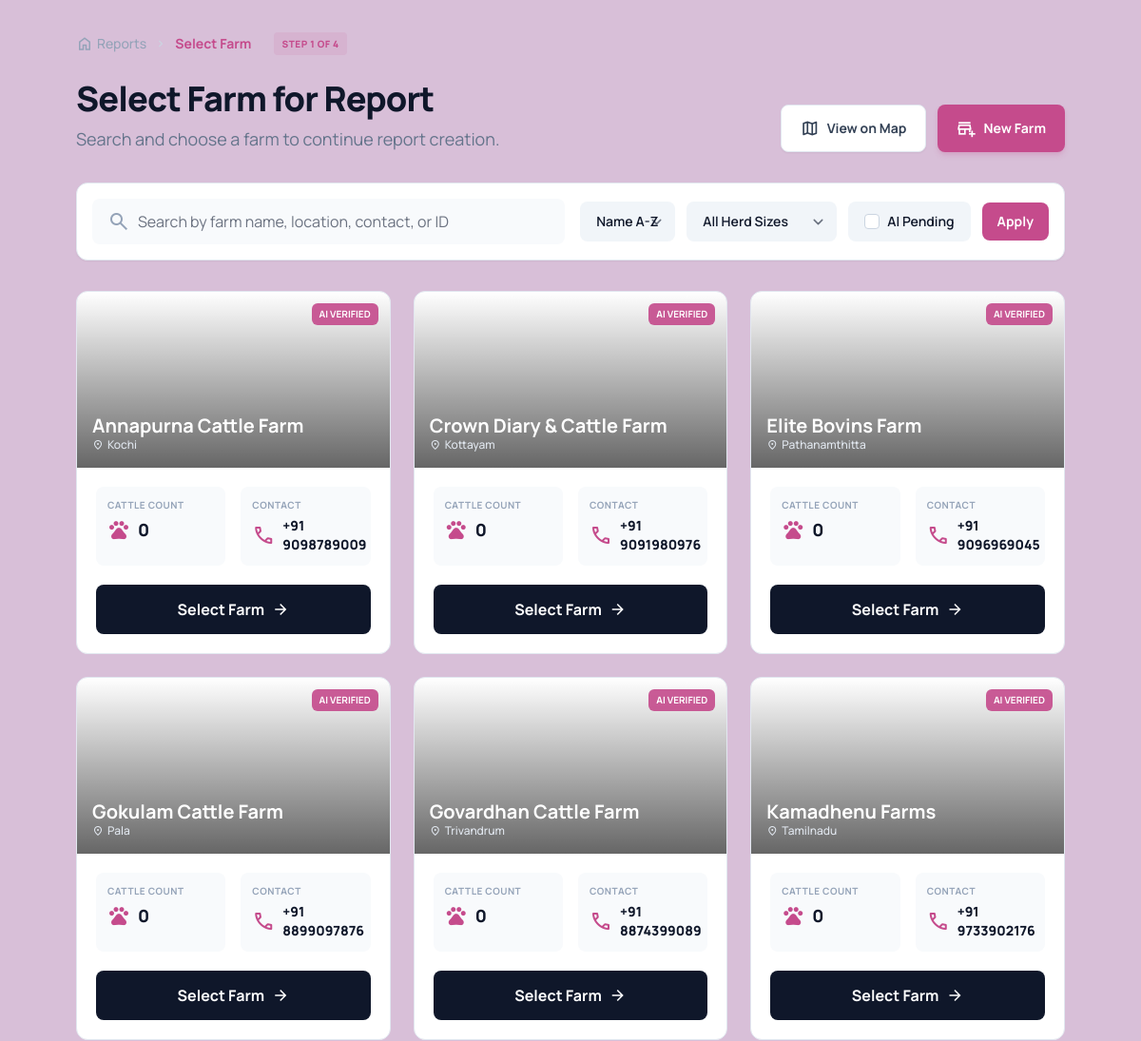
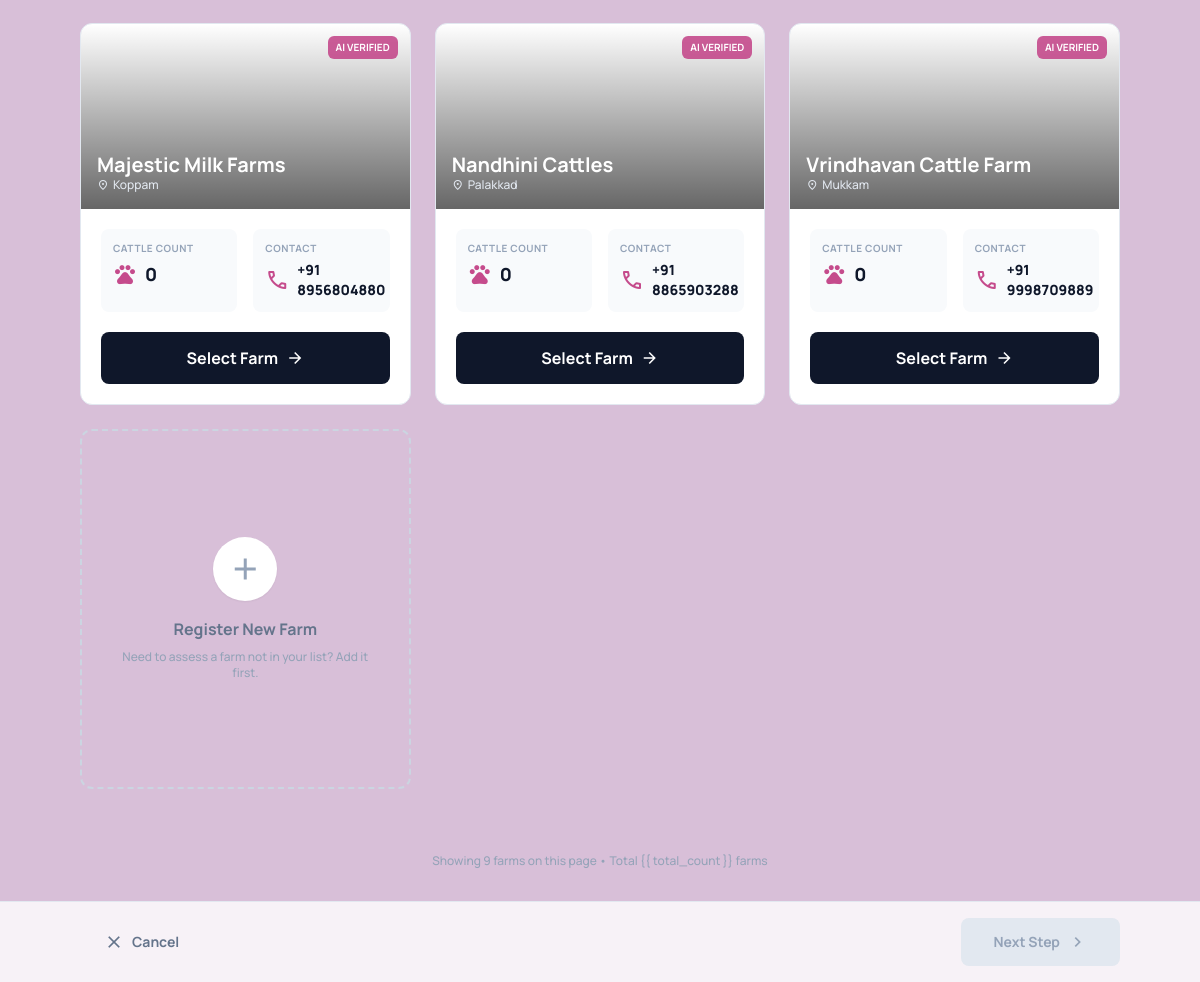
/systemapp/select_farms/ (signed in), run on the app's committed database (2 pictures, top to bottom).
### systemapp/models.py (models this page shows, shortened)
class Farm(models.Model):
    farm_name = models.CharField(max_length=200, blank=True, default="")
    location = models.CharField(max_length=200, blank=True, default="")
    contact_number = models.CharField(max_length=20, blank=True, default="")
    registration_id = models.CharField(max_length=100, unique=True)
    cattle_count = models.IntegerField(default=0)
    is_active = models.BooleanField(default=True)
    ai_verified = models.BooleanField(default=False)
    name = models.CharField(max_length=200)
    @property
    def name(self):
        return self.farm_name
    @name.setter
    def name(self, value):
        self.farm_name = value

### systemapp/views.py (the view, shortened to what this page needs)
# urls.py: path('select_farms/', views.select_farms, name='select_farms'),
@login_required(login_url='/systemapp/vet_login/')
def select_farms(request):
    from .models import Farm
    from django.core.paginator import Paginator
    q = request.GET.get('q', '')
    sort = request.GET.get('sort', 'name')
    herd = request.GET.get('herd', '')
    ai_pending = request.GET.get('ai_pending', '')
    farms = Farm.objects.filter(is_active=True)
    if herd == 'small':
        farms = farms.filter(cattle_count__lt=100)
    elif herd == 'medium':
        farms = farms.filter(cattle_count__gte=100, cattle_count__lte=250)
    elif herd == 'large':
        farms = farms.filter(cattle_count__gt=250)
    if ai_pending:
        farms = farms.filter(ai_verified=False)
    if sort == 'name':
        farms = farms.order_by('farm_name')
    elif sort == 'herd_desc':
        farms = farms.order_by('-cattle_count')
    else:
        farms = farms.order_by('farm_name')
    total_count = farms.count()
    paginator = Paginator(farms, 12)
    page_number = request.GET.get('page', 1)
    page_obj = paginator.get_page(page_number)
    demo_images = [
        "https://images.unsplash.com/photo-1500382017468-9049fed747ef?q=80&w=1600&auto=format&fit=crop",
        "https://images.unsplash.com/photo-1469474968028-56623f02e42e?q=80&w=1600&auto=format&fit=crop",
        "https://images.unsplash.com/photo-1472396961693-142e6e269027?q=80&w=1600&auto=format&fit=crop",
        "https://images.unsplash.com/photo-1500595046743-cd271d694d30?q=80&w=1600&auto=format&fit=crop",
        "https://images.unsplash.com/photo-1592861956120-e524fc739696?q=80&w=1600&auto=format&fit=crop",
    ]
    for farm in page_obj.object_list:
        try:
            idx = int(farm.id or 0) % len(demo_images)
        except Exception:
            idx = 0
        farm.demo_image_url = demo_images[idx]
    context = {
        'farms': page_obj,
        'q': q,
        'sort': sort,
        'herd': herd,
        'ai_pending': ai_pending,
        'total_count': total_count,
        'page_obj': page_obj,
    }
    return render(request, 'systemapp/select_farms.html', context)

### systemapp/templates/systemapp/select_farms.html (shortened to what this page needs)
<!DOCTYPE html>
<html class="light" lang="en">
<head>
  <script src="https://cdn.tailwindcss.com?plugins=forms,container-queries"></script>
</head>
<body class="bg-background-light dark:bg-background-dark text-slate-900 dark:text-slate-100 min-h-screen">
  <div class="min-h-screen flex flex-col">
    <main class="flex-1 px-6 lg:px-20 py-8 max-w-[1440px] mx-auto w-full">
      <nav class="flex items-center gap-2 text-sm font-medium mb-6">
        <a class="text-slate-400 hover:text-primary flex items-center gap-1" href="{% url 'vet_dashboard' %}">
          <span class="material-symbols-outlined text-lg">home</span> Reports
        </a>
        <span class="material-symbols-outlined text-slate-300 text-sm">chevron_right</span>
        <span class="text-primary font-bold">Select Farm</span>
        <span
          class="ml-4 px-2 py-0.5 bg-primary/10 text-primary rounded text-[10px] uppercase tracking-wider font-extrabold">Step
          1 of 4</span>
      </nav>
      <div class="flex flex-col md:flex-row md:items-end justify-between gap-6 mb-8">
        <div class="max-w-2xl">
          <h1 class="text-3xl md:text-4xl font-extrabold tracking-tight mb-2">Select Farm for Report</h1>
          <p class="text-slate-500 dark:text-slate-400 text-lg">Search and choose a farm to continue report creation.
          </p>
        </div>
        <div class="flex gap-3">
          <a href="https://www.google.com/maps/search/farms" target="_blank" rel="noreferrer"
            class="flex items-center gap-2 px-5 py-2.5 bg-white dark:bg-slate-800 border border-slate-200 dark:border-slate-700 rounded-lg text-sm font-bold text-slate-700 dark:text-slate-300 hover:bg-slate-50 transition-all shadow-sm">
            <span class="material-symbols-outlined text-xl">map</span> View on Map
          </a>
          <a href="{% url 'admin_overview' %}"
            class="flex items-center gap-2 px-5 py-2.5 bg-primary text-white rounded-lg text-sm font-bold hover:bg-primary/90 transition-all shadow-md shadow-primary/20">
            <span class="material-symbols-outlined text-xl">add_business</span> New Farm
          </a>
        </div>
      </div>
      <form method="get"
        class="bg-white dark:bg-slate-900 p-4 rounded-xl shadow-sm border border-slate-200 dark:border-slate-800 mb-8 flex flex-col md:flex-row gap-4 items-center">
        <div class="relative flex-1 w-full">
          <span class="material-symbols-outlined absolute left-4 top-1/2 -translate-y-1/2 text-slate-400">search</span>
          <input name="q" value="{{ q }}"
            class="w-full pl-12 pr-4 py-3 bg-slate-50 dark:bg-slate-800 border-none rounded-lg focus:ring-2 focus:ring-primary"
            placeholder="Search by farm name, location, contact, or ID" type="text" />
        </div>
        <div class="flex items-center gap-3 w-full md:w-auto overflow-x-auto">
          <select name="sort"
            class="px-4 py-2.5 bg-slate-100 dark:bg-slate-800 rounded-lg text-sm font-semibold border border-transparent hover:border-primary/30">
            <option value="name" {% if sort == 'name' %}selected{% endif %}>Name A-Z</option>
          </select>
          <select name="herd"
            class="px-4 py-2.5 bg-slate-100 dark:bg-slate-800 rounded-lg text-sm font-semibold border border-transparent hover:border-primary/30">
            <option value="" {% if herd == '' %}selected{% endif %}>All Herd Sizes</option>
          </select>
          <label
            class="flex items-center gap-2 px-4 py-2.5 bg-slate-100 dark:bg-slate-800 rounded-lg text-sm font-semibold whitespace-nowrap border border-transparent hover:border-primary/30">
            <input type="checkbox" name="ai_pending" value="1" {% if ai_pending %}checked{% endif %}
              class="rounded border-slate-300 text-primary focus:ring-primary" />
            AI Pending
          </label>
          <button type="submit" class="px-4 py-2.5 bg-primary text-white rounded-lg text-sm font-bold">Apply</button>
        </div>
      </form>
      <div class="grid grid-cols-1 md:grid-cols-2 lg:grid-cols-3 xl:grid-cols-4 2xl:grid-cols-5 gap-6">
        {% for farm in farms %}
        <div
          class="group bg-white dark:bg-slate-900 rounded-xl overflow-hidden border border-slate-200 dark:border-slate-800 hover:border-primary transition-all hover:shadow-xl hover:shadow-primary/5">
          <div class="aspect-[16/9] relative overflow-hidden bg-cover bg-center" style="background-image:url('{{ farm.demo_image_url|default:'https://images.unsplash.com/photo-1500382017468-9049fed747ef?q=80&w=1600&auto=format&fit=crop' }}')">
            <div class="absolute inset-0 bg-gradient-to-t from-black/60 to-transparent"></div>
            <div class="absolute top-3 right-3 flex gap-2">
              {% if farm.ai_pending_count|default:0 > 0 %}
              <span class="bg-amber-500/90 text-white text-[10px] font-bold px-2 py-1 rounded-md">AI PENDING</span>
              {% else %}
              <span class="bg-primary/90 text-white text-[10px] font-bold px-2 py-1 rounded-md">AI VERIFIED</span>
              {% endif %}
            </div>
            <div class="absolute bottom-4 left-4">
              <h3 class="text-white text-xl font-bold leading-tight">{{ farm.farm_name }}</h3>
              <div class="flex items-center gap-1 text-slate-200 text-xs font-medium">
                <span class="material-symbols-outlined text-xs">location_on</span>{{ farm.location }}
              </div>
            </div>
          </div>
          <div class="p-5">
            <div class="grid grid-cols-2 gap-4 mb-5">
              <div class="bg-slate-50 dark:bg-slate-800 p-3 rounded-lg">
                <p class="text-[10px] text-slate-400 font-bold uppercase tracking-wider mb-1">Cattle Count</p>
                <div class="flex items-center gap-2">
                  <span class="material-symbols-outlined text-primary">pets</span>
                  <span class="text-lg font-extrabold">{{ farm.cattle_count|default:0 }}</span>
                </div>
              </div>
              <div class="bg-slate-50 dark:bg-slate-800 p-3 rounded-lg">
                <p class="text-[10px] text-slate-400 font-bold uppercase tracking-wider mb-1">Contact</p>
                <div class="flex items-center gap-2">
                  <span class="material-symbols-outlined text-primary">call</span>
                  <span class="text-sm font-extrabold">{{ farm.contact_number }}</span>
                </div>
              </div>
            </div>
            <a href="{% url 'select_cattle' farm.id %}"
              class="w-full py-3 bg-slate-900 dark:bg-primary text-white dark:text-slate-900 font-bold rounded-lg group-hover:bg-primary group-hover:text-white transition-all flex items-center justify-center gap-2">
              Select Farm
              <span
                class="material-symbols-outlined text-lg transition-transform group-hover:translate-x-1">arrow_forward</span>
            </a>
          </div>
        </div>
        {% empty %}
        <div
          class="col-span-full bg-white dark:bg-slate-900 rounded-xl border border-slate-200 dark:border-slate-800 p-10 text-center">
          <p class="text-lg font-bold mb-2">No farms found</p>
          <p class="text-slate-500">Try a different search or filter.</p>
        </div>
        {% endfor %}
        <a href="{% url 'admin_overview' %}"
          class="group bg-background-light dark:bg-slate-900/50 rounded-xl border-2 border-dashed border-slate-300 dark:border-slate-700 hover:border-primary transition-all flex flex-col items-center justify-center min-h-[360px]">
          <div
            class="size-16 bg-white dark:bg-slate-800 rounded-full flex items-center justify-center text-slate-400 group-hover:text-primary shadow-sm">
            <span class="material-symbols-outlined text-4xl">add</span>
          </div>
          <p class="mt-4 font-bold text-slate-500 dark:text-slate-400 group-hover:text-primary">Register New Farm</p>
          <p class="text-xs text-slate-400 dark:text-slate-500 px-10 text-center mt-2 font-medium">Need to assess a farm
            not in your list? Add it first.</p>
        </a>
      </div>
      <div class="mt-12 flex flex-col items-center gap-4">
        <p class="text-xs text-slate-400 font-medium">Showing {{ farms|length }} farms on this page • Total {{
          total_count }} farms</p>
      </div>
    </main>
    <footer
      class="mt-auto border-t border-slate-200 dark:border-slate-800 bg-white/80 dark:bg-background-dark/80 px-6 lg:px-20 py-4 sticky bottom-0 z-40">
      <div class="max-w-[1440px] mx-auto w-full flex items-center justify-between">
        <a href="{% url 'vet_dashboard' %}"
          class="px-6 py-2.5 rounded-lg text-sm font-bold text-slate-500 dark:text-slate-400 hover:bg-slate-100 dark:hover:bg-slate-800 transition-all flex items-center gap-2">
          <span class="material-symbols-outlined text-xl">close</span> Cancel
        </a>
        <div
          class="px-8 py-2.5 bg-slate-200 dark:bg-slate-800 text-slate-400 rounded-lg text-sm font-bold cursor-not-allowed flex items-center gap-2">
          Next Step
          <span class="material-symbols-outlined text-xl">chevron_right</span>
        </div>
      </div>
    </footer>
  </div>
</body>
</html>

### systemapp/templates/systemapp/select_farms.html (style rules this page uses)
body { font-family: "Manrope", sans-serif; }
.material-symbols-outlined { font-variation-settings: "FILL" 0, "wght" 400, "GRAD" 0, "opsz" 24; }

### data on the page
Farm: farm_name "Annapurna Cattle Farm", location "Kochi", cattle_count "0", contact_number "+91 9098789009"
Farm: farm_name "Crown Diary & Cattle Farm", location "Kottayam", cattle_count "0", contact_number "+91 9091980976"
Farm: farm_name "Elite Bovins Farm", location "Pathanamthitta", cattle_count "0", contact_number "+91 9096969045"
Farm: farm_name "Gokulam Cattle Farm", location "Pala", cattle_count "0", contact_number "+91 8899097876"
Farm: farm_name "Govardhan Cattle Farm", location "Trivandrum", cattle_count "0", contact_number "+91 8874399089"
Farm: farm_name "Kamadhenu Farms", location "Tamilnadu", cattle_count "0", contact_number "+91 9733902176"
Farm: farm_name "Majestic Milk Farms", location "Koppam", cattle_count "0", contact_number "+91 8956804880"
Farm: farm_name "Nandhini Cattles", location "Palakkad", cattle_count "0", contact_number "+91 8865903288"
Farm: farm_name "Vrindhavan Cattle Farm", location "Mukkam", cattle_count "0", contact_number "+91 9998709889"

### other printed values
{{ farms|length }} "9"
